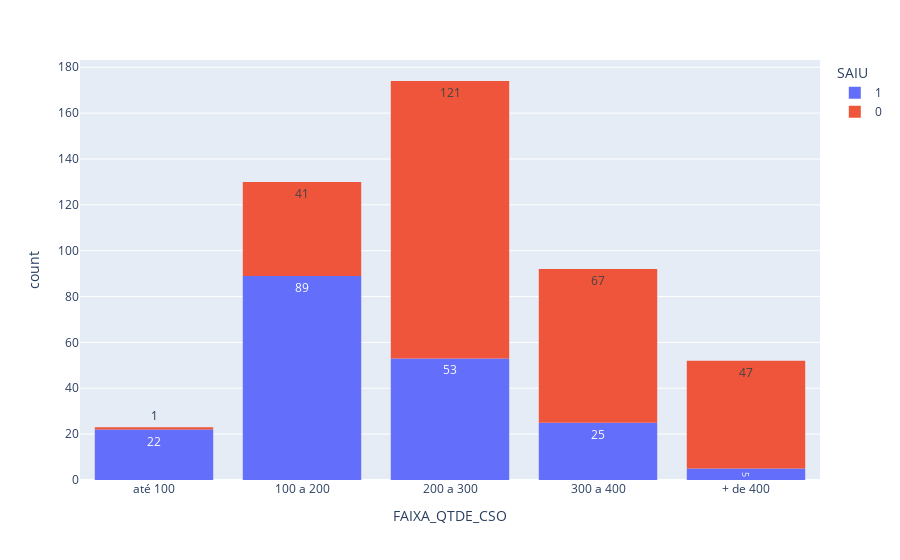

Source (notebook cell):
### Code cell
fig = px.histogram(vs_cad_basc, x='FAIXA_QTDE_CSO', color='SAIU', text_auto=True, category_orders = {'FAIXA_QTDE_CSO' : vs_cad_basc['FAIXA_QTDE_CSO'].cat.categories})
fig.show()

### Figure 1 — Plotly figure (JSON) as saved in the notebook; plotly's stock layout.template omitted (floating-point values rounded to 4 significant figures; data arrays with more than 128 entries replaced by an {"elided": "..."} marker saying what was removed)
{"data": [{"alignmentgroup": "True", "bingroup": "x", "hovertemplate": "SAIU=1<br>FAIXA_QTDE_CSO=%{x}<br>count=%{y}<extra></extra>", "legendgroup": "1", "marker": {"color": "#636efa", "pattern": {"shape": ""}}, "name": "1", "offsetgroup": "1", "orientation": "v", "showlegend": true, "texttemplate": "%{value}", "type": "histogram", "x": {"elided": "194 str values"}, "xaxis": "x", "yaxis": "y"}, {"alignmentgroup": "True", "bingroup": "x", "hovertemplate": "SAIU=0<br>FAIXA_QTDE_CSO=%{x}<br>count=%{y}<extra></extra>", "legendgroup": "0", "marker": {"color": "#EF553B", "pattern": {"shape": ""}}, "name": "0", "offsetgroup": "0", "orientation": "v", "showlegend": true, "texttemplate": "%{value}", "type": "histogram", "x": {"elided": "277 str values"}, "xaxis": "x", "yaxis": "y"}], "layout": {"barmode": "relative", "legend": {"title": {"text": "SAIU"}, "tracegroupgap": 0}, "margin": {"t": 60}, "xaxis": {"anchor": "y", "categoryarray": ["até 100", "100 a 200", "200 a 300", "300 a 400", "+ de 400"], "categoryorder": "array", "domain": [0, 1], "title": {"text": "FAIXA_QTDE_CSO"}}, "yaxis": {"anchor": "x", "domain": [0, 1], "title": {"text": "count"}}}}
